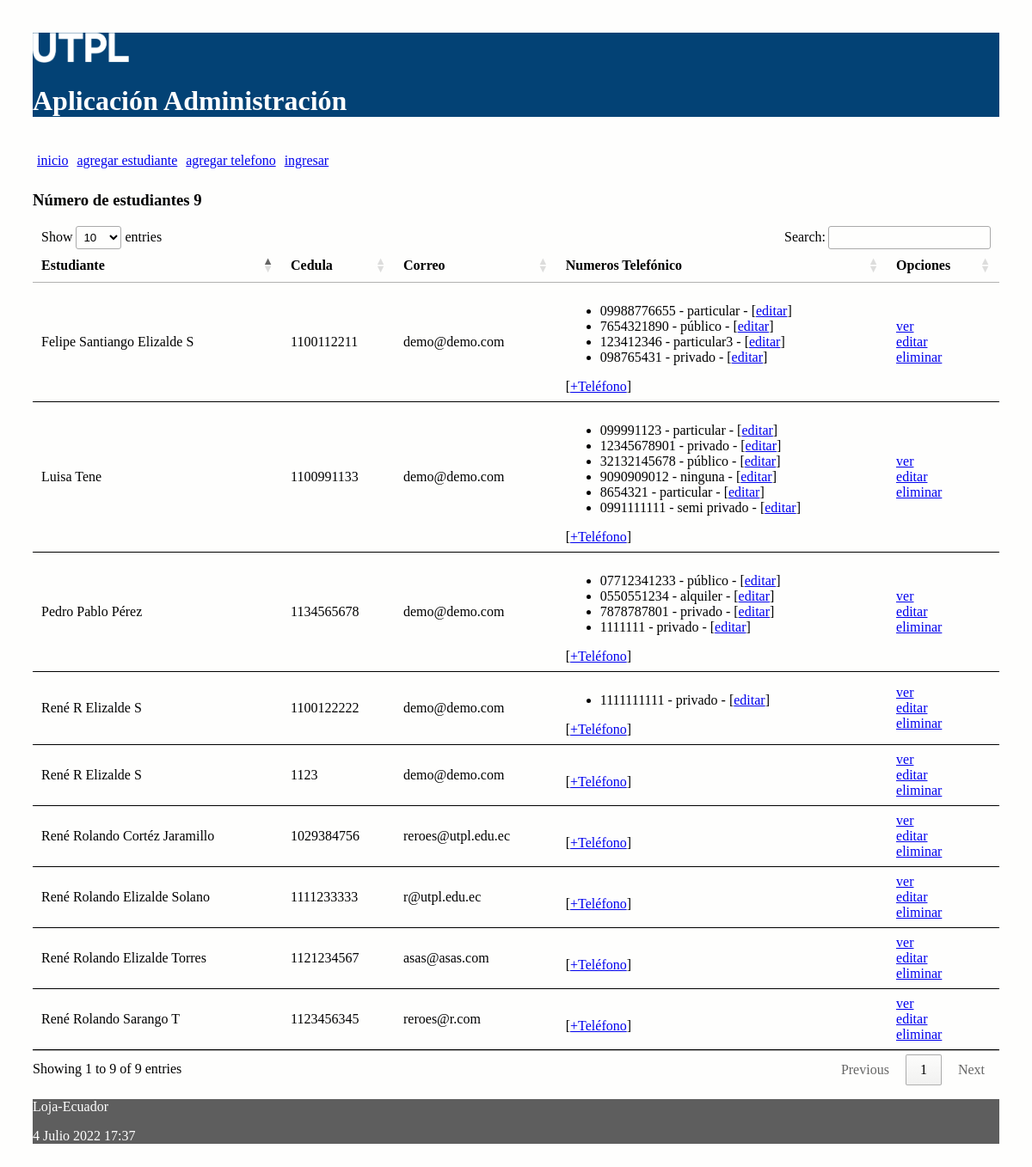
Before: / with the older database file.
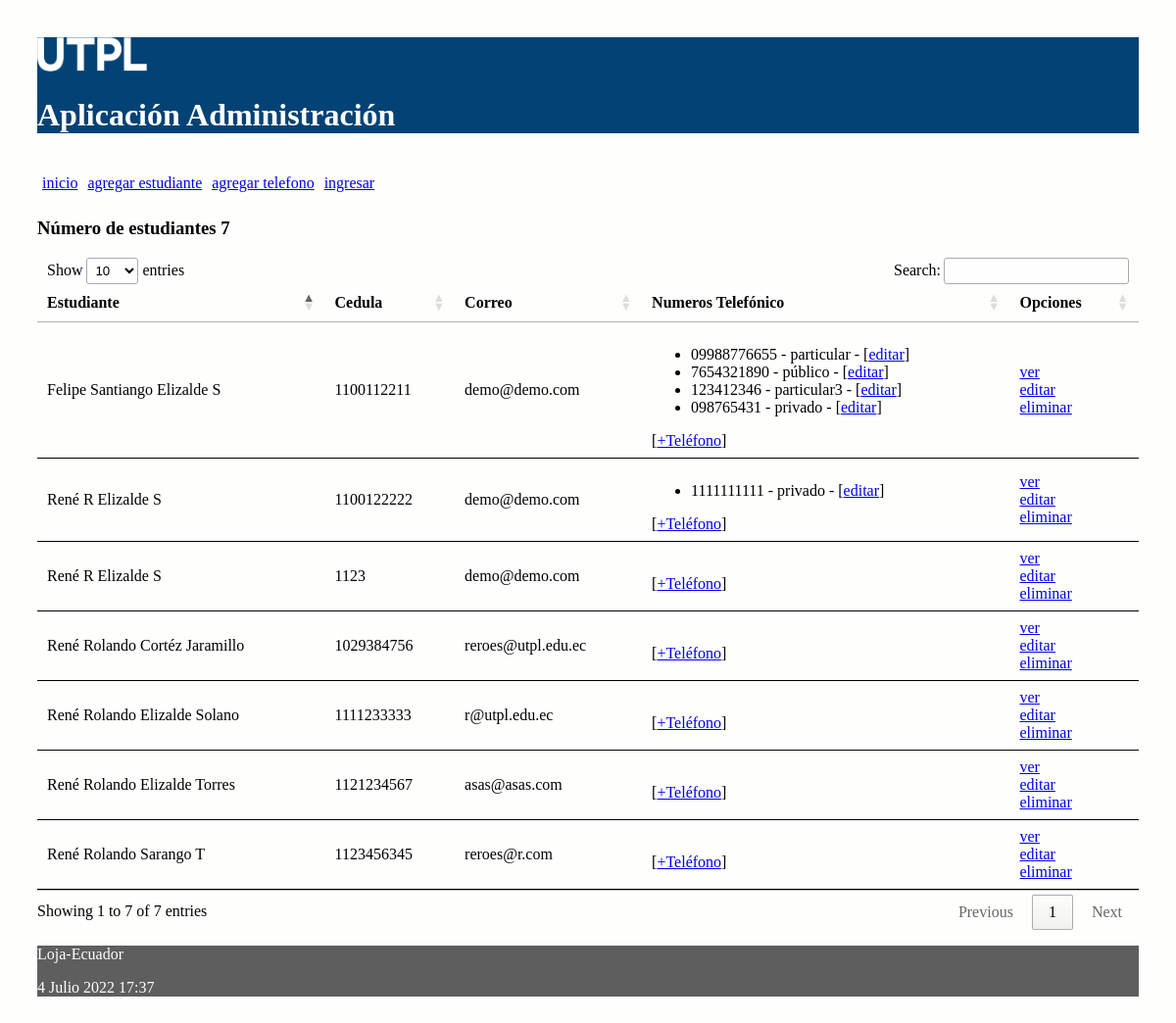
After: the same page with the newer database file.
### administrativo/models.py (models this page shows, shortened)
class Estudiante(models.Model):
    nombre = models.CharField(max_length=30)
    apellido = models.CharField(max_length=30)
    cedula = models.CharField(max_length=30, unique=True)
    correo = models.EmailField()

class NumeroTelefonico(models.Model):
    telefono = models.CharField(max_length=100)
    tipo = models.CharField(max_length=100)
    estudiante = models.ForeignKey(Estudiante, on_delete=models.CASCADE,
            related_name="numeros_telefonicos")

### administrativo/views.py (the view)
# urls.py: path('', views.index, name='index'),
def index(request):
    estudiantes = Estudiante.objects.all()
    informacion_template = {'estudiantes': estudiantes, 'numero_estudiantes': len(estudiantes)}
    return render(request, 'index.html', informacion_template)

### administrativo/templates/index.html (shortened to what this page needs)
{% extends "master.html" %}
{% block content %}
<h3>Número de estudiantes {{ numero_estudiantes }}</h3>
<table id="tabla_datos">
  <thead>
    <tr>
      <th>Estudiante</th>
      <th>Cedula</th>
      <th>Correo</th>
      <th>Numeros Telefónico </th>
      <th>Opciones</th>
    </tr>
  </thead>
  {% for e in estudiantes %}
  <tr>
    <td> {{e.nombre}} {{e.apellido}}</td>
    <td> {{e.cedula}}</td>
    <td> {{e.correo}}</td>
    <td>
      <ul>
        {% for t in e.numeros_telefonicos.all %}
          <li>
            <span>{{t.telefono}} - {{t.tipo}} - [<a href="{% url 'editar_numero_telefonico' t.id %}">editar</a>] </span>
          </li>
        {% endfor %}
      </ul>
        [<a href="{% url 'crear_numero_telefonico_estudiante' e.id%}">+Teléfono</a>]
    </td>
    <td> <a href="{% url 'obtener_estudiante' e.id %}">ver</a> <br>
      <a href="{% url 'editar_estudiante' e.id %}">editar</a> <br>
      <a href="{% url 'eliminar_estudiante' e.id %}"
      onclick="return confirm('¿Está seguro de la eliminación?')" >
      eliminar</a>
    </td>
  </tr>
  {% endfor %}
</table>
{% endblock %}

### administrativo/templates/master.html (shortened to what this page needs)
<!DOCTYPE html>
<html>
  <head>
    {% load static %}
    <link rel="stylesheet" type="text/css" href="{% static 'css/estilos.css' %}">
    <link rel="stylesheet" type="text/css" href="https://cdn.datatables.net/1.10.25/css/jquery.dataTables.min.css">
  </head>
  <body>
  <header>
    <img src="{% static 'images/logo.png' %}" height="10%" width="10%" alt="My image">
    <h1>Aplicación Administración </h1>
    <nav class="top_menu">
      <ul>
        <li><a href="{% url 'index' %}">inicio</a></li>
        <li><a href="{% url 'crear_estudiante' %}">agregar estudiante</a></li>
        <li><a href="{% url 'crear_numero_telefonico' %}">agregar telefono</a></li>
        {% if user.is_authenticated %}
          <li><a href="{% url 'logout_view' %}">salir</a></li>
        {% else %}
          <li><a href="{% url 'login' %}">ingresar</a></li>
        {% endif %}
      </ul>
    </nav>
  </header>
  <section>
      {% block content %}
      {% endblock %}
  </section>
    <footer>
      <p>Loja-Ecuador</p>
      <p>{% now "j F Y H:i" %}</p>
    </footer>
  </body>
</html>

### administrativo/static/css/estilos.css (style rules this page uses)
body { background: #FEFEFD; padding: 30px; }
header { background: #034275; color: #FFF; }
section { width: 100%; }
th, td { padding: 15px; border-bottom: 1px solid black; }
.top_menu ul { list-style:none; float:left; padding: 5px; width:95%; }
.top_menu ul li { float:left; margin-right:10px; margin-bottom:5px; text: #FFF; }
footer { background: #5E5E5E; color: #FFF; }

Changed rows visible on the page:
removed Estudiante: nombre "Luisa", apellido "Tene", cedula "1100991133", correo "demo@demo.com"
removed NumeroTelefonico: telefono "099991123", tipo "particular", shown under "Luisa"
removed NumeroTelefonico: telefono "12345678901", tipo "privado", shown under "Luisa"
removed NumeroTelefonico: telefono "32132145678", tipo "público", shown under "Luisa"
removed NumeroTelefonico: telefono "9090909012", tipo "ninguna", shown under "Luisa"
removed NumeroTelefonico: telefono "8654321", tipo "particular", shown under "Luisa"
removed NumeroTelefonico: telefono "0991111111", tipo "semi privado", shown under "Luisa"
removed Estudiante: nombre "Pedro Pablo", apellido "Pérez", cedula "1134565678", correo "demo@demo.com"
removed NumeroTelefonico: telefono "07712341233", tipo "público", shown under "Pedro Pablo"
removed NumeroTelefonico: telefono "0550551234", tipo "alquiler", shown under "Pedro Pablo"
removed NumeroTelefonico: telefono "7878787801", tipo "privado", shown under "Pedro Pablo"
removed NumeroTelefonico: telefono "1111111", tipo "privado", shown under "Pedro Pablo"
Other visible differences:
text written by a page script: "Show entries Search: Showing 1 to 9 of 9 entries Previous 1 Next" → "Show entries Search: Showing 1 to 7 of 7 entries Previous 1 Next"
{{ numero_estudiantes }}: "9" → "7"
